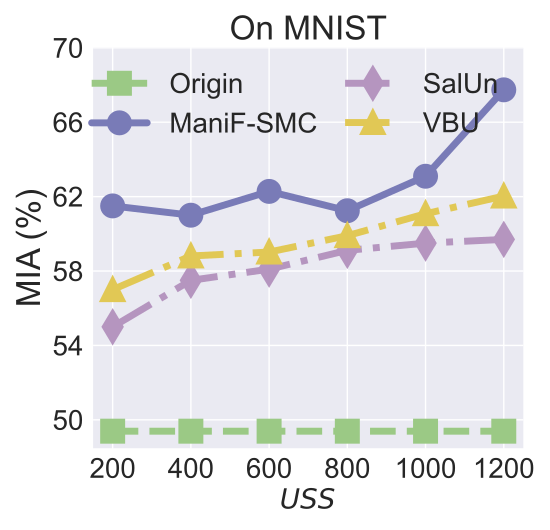

Write Python code to recreate this figure.


import numpy as np
import matplotlib.pyplot as plt

epsilon = 3
beta = 1 / epsilon


x=[1, 2, 3, 4, 5, 6]
# validation_for_plt =[97,95.8600, 94.9400, 93.5400, 93.2400]
# attack_for_plt=[0, 0.3524, 0, 0.1762, 0.1762]
# basic_for_plt=[99.8, 99.8, 99.8, 99.8, 99.8]

labels = ['200', '400', '600', '800', '1000', '1200']
# unl_org = [97.77, 97.55, 97.35, 97.29, 97.21, 97.21]

# unl_hess_r = [96.6, 96.66, 96.04, 95.94, 95.85, 97.21]
OUL = [0.6150, 0.6100, 0.6228, 0.612399, 0.630946, 0.6774]

org_acc = [0.4939, 0.4939, 0.4939, 0.4939, 0.4939, 0.4939]

salun_acc = [0.5500, 0.575,  0.581, 0.5911, 0.59500, 0.597]
# unl_ss_wo = [94.32, 94.53, 94.78, 93.38, 94.04, 97.21]
vbu_ldp_acc = [0.5700, 0.5881, 0.5902, 0.5990, 0.6108, 0.6203]

for i in range(len(OUL)):
    OUL[i] = OUL[i]*100
    org_acc[i] = org_acc[i]*100
    salun_acc[i] = salun_acc[i]*100
    vbu_ldp_acc[i] = vbu_ldp_acc[i] * 100

plt.style.use('seaborn')
plt.figure(figsize=(5.5, 5.3))
l_w=5
m_s=15
marker_s = 3
markevery=1
#plt.figure(figsize=(8, 5.3))
#plt.plot(x, unl_fr, color='blue', marker='^', label='Retrain',linewidth=l_w, markersize=m_s)

#plt.plot(x, unl_ss_w, color='g',  marker='*',  label='PriMU$_{w}$',linewidth=l_w, markersize=m_s)
plt.plot(x, org_acc, linestyle='--', color='#9BC985',  marker='s', fillstyle='full', markevery=markevery,
         label='Origin',linewidth=l_w, markersize=m_s, markeredgewidth=marker_s)


plt.plot(x, OUL, linestyle='-', color='#797BB7', marker='o', fillstyle='full', markevery=markevery,
         label='ManiF-SMC', linewidth=l_w, markersize=m_s, markeredgewidth=marker_s)




plt.plot(x, salun_acc, linestyle='-.', color='#B595BF',  marker='d', fillstyle='full', markevery=markevery, label='SalUn',linewidth=l_w, markersize=m_s, markeredgewidth=marker_s)



plt.plot(x, vbu_ldp_acc, linestyle='-.', color='#E1C855',  marker='^', fillstyle='full', markevery=markevery,
         label='VBU',linewidth=l_w, markersize=m_s, markeredgewidth=marker_s)


# plt.grid()
leg = plt.legend(fancybox=True, shadow=True)
# plt.xlabel('Malicious Client Ratio (%)' ,fontsize=16)
plt.ylabel('MIA (%)' ,fontsize=24)
my_y_ticks = np.arange(50., 71, 4)
plt.yticks(my_y_ticks,fontsize=20)
plt.xlabel('$\it USS$' ,fontsize=20)

plt.xticks(x, labels, fontsize=20)
plt.title('On MNIST',fontsize=24)

# plt.annotate(r"1e0", xy=(0.1, 1.01), xycoords='axes fraction', xytext=(-10, 10), textcoords='offset points', ha='right', va='center', fontsize=15)


# plt.title('(c) Utility Preservation', fontsize=24)
plt.legend(loc='best',          # same manual position
           fontsize=20,               # same font size
           ncol=2,
           columnspacing=1.,         # distance between the two columns
           handletextpad=0.8)         # gap between symbol and text

plt.tight_layout()
#plt.title("MNIST")
plt.rcParams['figure.figsize'] = (2.0, 1)
plt.rcParams['image.interpolation'] = 'nearest'
plt.rcParams['figure.subplot.left'] = 0.11
plt.rcParams['figure.subplot.bottom'] = 0.08
plt.rcParams['figure.subplot.right'] = 0.977
plt.rcParams['figure.subplot.top'] = 0.969
plt.savefig('MNIST_model_MIA_uss.pdf', format='pdf', dpi=200)
plt.show()
